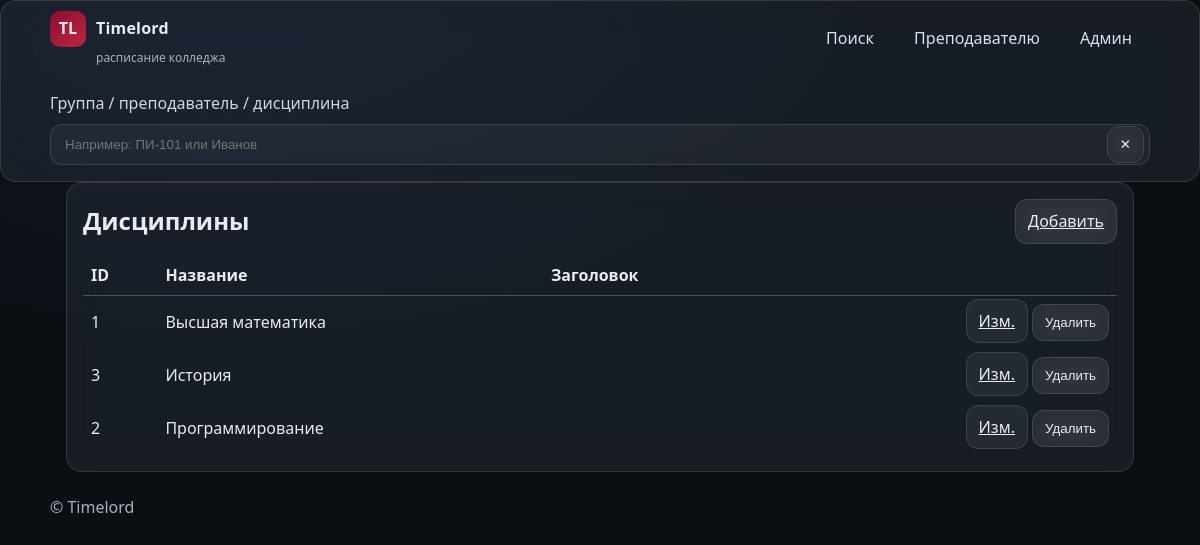
Screenshot of /admin/subjects (signed in) with the database file from the repository.
### models/subject.py (models this page shows)
class Subject(db.Model):
    id = db.Column(db.Integer, primary_key=True)
    name = db.Column(db.String(255), unique=True, nullable=False)
    short_name = db.Column(db.String(64), nullable=True)
    requires_computers = db.Column(db.Boolean, default=False)

### blueprints/admin/routes.py (the view)
    @login_required
    def wrapper(*args, **kwargs):
        role = getattr(current_user, "role", None)
        if role not in ("admin", "superadmin"):
            abort(403)
        return view(*args, **kwargs)

### blueprints/admin/routes.py (called while the page is built)
def admin_required(view):
    @login_required
    def wrapper(*args, **kwargs):
        role = getattr(current_user, "role", None)
        if role not in ("admin", "superadmin"):
            abort(403)
        return view(*args, **kwargs)
    wrapper.__name__ = view.__name__
    return wrapper

@bp.get("/subjects")
@admin_required
def subjects_list():
    if not Subject:
        abort(501, description="Model Subject is missing")
    if hasattr(Subject, "name"):
        items = db.session.query(Subject).order_by(getattr(Subject, "name").asc()).all()
    else:
        items = db.session.query(Subject).all()
    return render_template("admin/subjects_list.html", items=items, model=Subject)

### models/user.py (called while the page is built)
@login_manager.user_loader
def load_user(user_id: str):
    try:
        return db.session.get(User, int(user_id))
    except Exception:
        return None

    @property
    def is_active(self):
        return bool(self.is_active_flag)

### templates/admin/subjects_list.html
{% extends "layout.html" %}
{% block content %}
<section class="glass" style="padding:16px">
  <div style="display:flex;justify-content:space-between;align-items:center;gap:12px">
    <h2 style="margin:0">Дисциплины</h2>
    <a class="btn" href="{{ url_for('admin.subjects_form') }}">Добавить</a>
  </div>
  <div style="margin-top:12px;overflow:auto">
    <table style="width:100%;border-collapse:collapse">
      <thead>
        <tr>
          <th style="text-align:left;padding:8px;border-bottom:1px solid var(--panel-border)">ID</th>
          <th style="text-align:left;padding:8px;border-bottom:1px solid var(--panel-border)">Название</th>
          <th style="text-align:left;padding:8px;border-bottom:1px solid var(--panel-border)">Заголовок</th>
          <th style="padding:8px;border-bottom:1px solid var(--panel-border)"></th>
        </tr>
      </thead>
      <tbody>
      {% for s in items %}
        <tr>
          <td style="padding:8px">{{ s.id }}</td>
          <td style="padding:8px">{{ getattr(s,'name','') }}</td>
          <td style="padding:8px">{{ getattr(s,'title','') }}</td>
          <td style="padding:8px;text-align:right;white-space:nowrap">
            <a class="btn" href="{{ url_for('admin.subjects_form', item_id=s.id) }}">Изм.</a>
            <form method="post" action="{{ url_for('admin.subjects_delete', item_id=s.id) }}" style="display:inline" onsubmit="return confirm('Удалить?')">
              <button class="btn" type="submit">Удалить</button>
            </form>
          </td>
        </tr>
      {% else %}
        <tr><td colspan="4" class="muted" style="padding:8px">Нет данных</td></tr>
      {% endfor %}
      </tbody>
    </table>
  </div>
</section>
{% endblock %}

### static/css/theme.css (style rules this page uses)
:root { --bg:#0b0f14; --panel:rgba(255,255,255,.06); --panel-border:rgba(255,255,255,.12); --text:#e9ecf1; --muted:#a7b0bf; --brand:#8e0d2d; --brand-2:#ba2741; --gold:#c9a227; --ok:#2dbf7a; --warn:#ffb020; --danger:#ff5a7a; }
* { box-sizing:border-box }
html,body { height:100% }
body.page { margin:0;background:radial-gradient(1200px 800px at 20% -10%,#121823 0%,#0b0f14 55%,#0b0f14 100%);color:var(--text);font:400 16px/1.45 system-ui,-apple-system,Segoe UI,Roboto,Ubuntu,"Helvetica Neue",Arial }
.btn { border:1px solid var(--panel-border);background:var(--panel);backdrop-filter:saturate(140%) blur(12px);color:var(--text);padding:10px 12px;border-radius:12px }
.glass { background:var(--panel);backdrop-filter:saturate(160%) blur(16px);border:1px solid var(--panel-border);border-radius:16px }

### rows the page displays
Subject: id "1", name "Высшая математика"
Subject: id "3", name "История"
Subject: id "2", name "Программирование"
